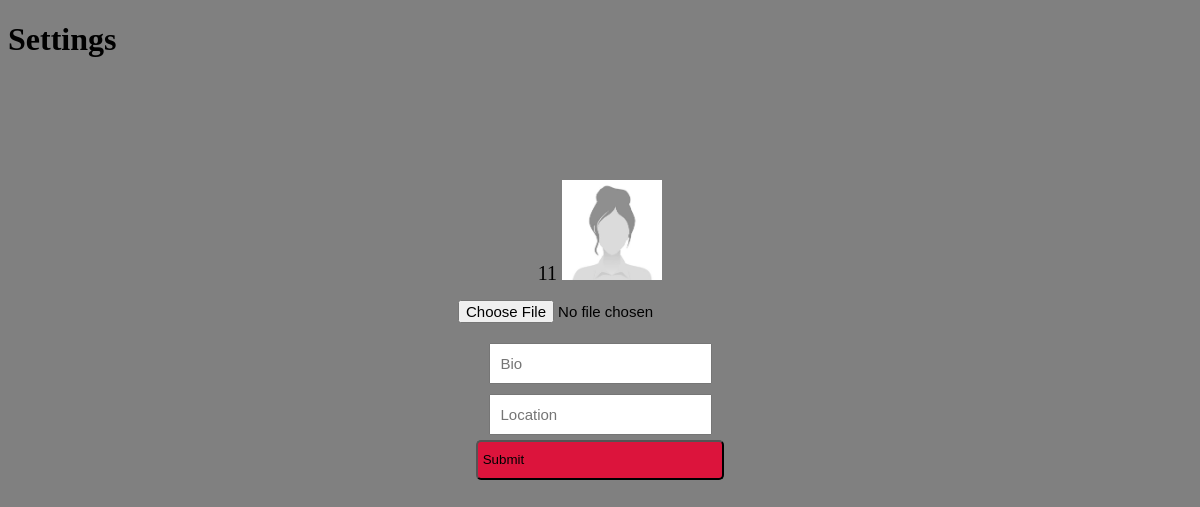
Page /settings/ (signed in) on the earlier database version.
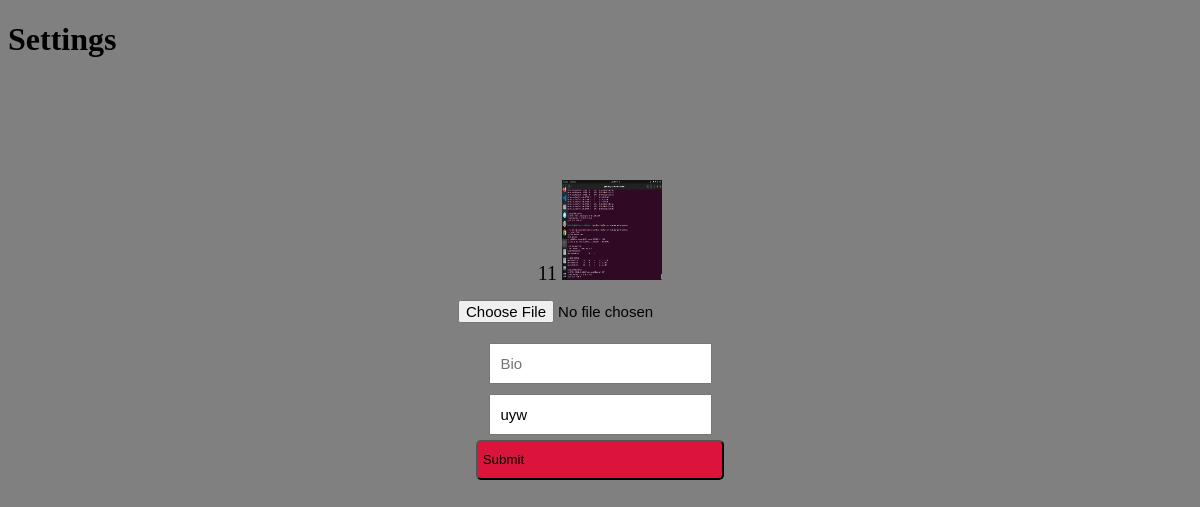
Same page on the later database version.
### core/models.py (models this page shows, shortened)
class Profile(models.Model):
    user = models.ForeignKey(User, on_delete=models.CASCADE)
    profile_id = models.IntegerField()
    profile_image = models.ImageField(upload_to='profile_images', default='blank_profile')
    Bio = models.TextField(blank=True)
    location = models.CharField(max_length=20, blank=True)
    followers = models.IntegerField(default=0)

### core/views.py (the view, shortened to what this page needs)
# urls.py: path('settings/', views.settings, name='settings'),
@login_required(login_url='signin')
def settings(requests):
    user_profile = Profile.objects.get(user=requests.user)
    return render(requests, 'settings.html', {"user_profile": user_profile})

### templates/settings.html (shortened to what this page needs)
{% load static %}
<!DOCTYPE html>
<html lang="en">
<head>
</head>
<body>
<h1>Settings</h1>
<link rel="stylesheet" href="{% static 'style.css' %}">
<form action="" method="POST" enctype="multipart/form-data">
    {{user_profile.profile_id}}
    <img width='100' height="100" src="{{user_profile.profile_image.url}}" />
    <br>
    <input type="file" placeholder="Profile Image" name="profile_pic">
    <br>
    <input type="text" placeholder="Bio" value="{{user_profile.bio}}" name="bio">
    <br>
    <input type="text" placeholder="Location" value="{{user_profile.location}}" name="location">
    <br>
    <div class="submit-button">
    <button type="submit"  class="signupbtn" name="submit-button" >Submit</button>
    </div>
</form>
</body>
</html>

### static/style.css (style rules this page uses)
form { padding-top:100px; text-align:center; font-size:20px; }
html { background-color:#808080 }
.signupbtn { padding: 5px; border-radius:5px; background-color:#DC143C; padding-right:198.1px; padding-top:10.5px; padding-bottom:10.5px; text-align:center; text-color:#808080; }
input { font-size: 15px; padding:10px; padding-right:500px border-radius:20px; margin:5px; }

Differences in the rows shown:
changed Profile: profile_image: picture added in place of a placeholder; location (not shown) → "uyw"
